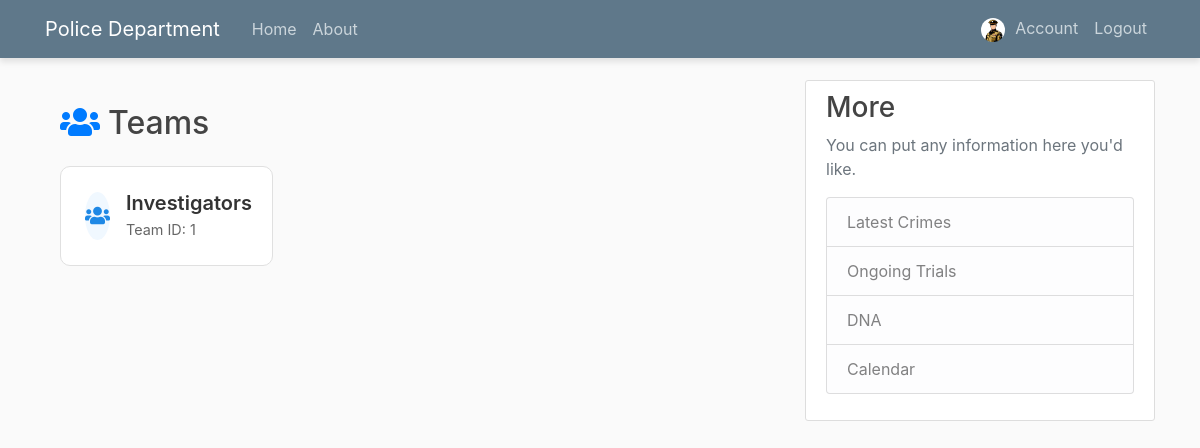
The app's page /teams (signed in), older data.
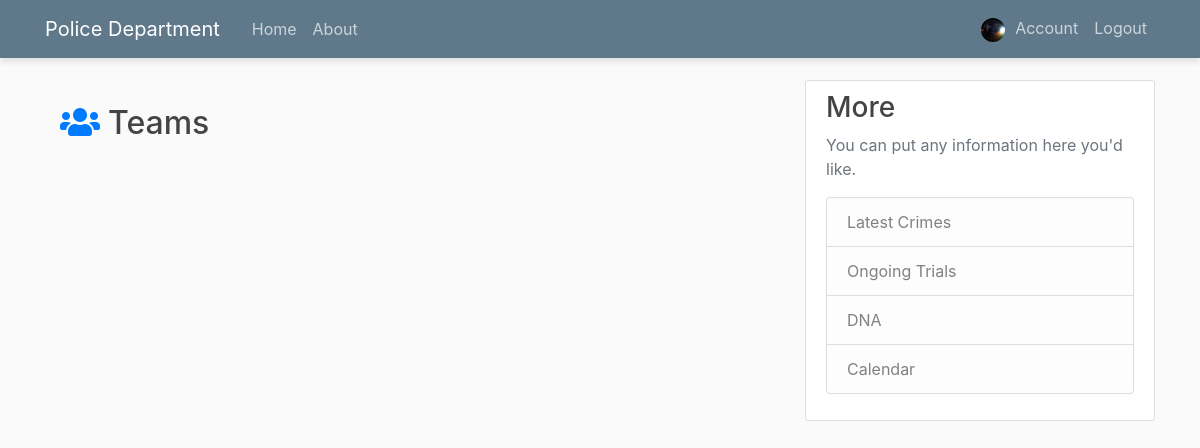
The same page, newer data.
### Investigation/models.py (models this page shows, shortened)
class User(db.Model, UserMixin):
    id = db.Column(db.Integer, primary_key=True)
    username = db.Column(db.String(10), unique=True, nullable=False)
    email = db.Column(db.String(120), unique=True, nullable=False)
    image_file = db.Column(db.String, default="default.jpg")
    password = db.Column(db.String, nullable=False)
    teams = db.relationship('UserTeam', backref='user', lazy=True)

class Team(db.Model):
    id = db.Column(db.Integer, primary_key=True)
    name = db.Column(db.String(10), unique=True, nullable=False)
    users = db.relationship('UserTeam', backref='team', lazy=True)
    cases = db.relationship('CaseTeam', backref='team', lazy=True)

### Investigation/users/routes.py (the view)
@users.route('/teams',  methods=['POST', 'GET'])
@login_required
def teams():
    teamss = Team.query.join(UserTeam).filter(UserTeam.user_id==current_user.id).all()
    return render_template('teams.html', teamss=teamss)

### Investigation/models.py (called while the page is built)
@login_manager.user_loader
def load_user(user_id):
    return User.query.get(int(user_id))

### Investigation/templates/teams.html
{% extends "layout.html" %}
{% block content %}
<div class="container py-4">
    <h2 class="mb-4"><i class="fas fa-users text-primary mr-2"></i>Teams</h2>
    <div class="row">
        {% for team in teamss %}
        <div class="col-md-6 col-lg-4 mb-4">
            <a href="{{ url_for('evidences.cases', team_id=team.id) }}" class="card-link">
                <div class="card team-card h-100">
                    <div class="card-body p-4">
                        <div class="d-flex align-items-center">
                            <div class="team-icon mr-3">
                                <i class="fas fa-users"></i>
                            </div>
                            <div>
                                <h5 class="team-name mb-1">{{ team.name }}</h5>
                                <p class="team-id mb-0">Team ID: {{ team.id }}</p>
                            </div>
                        </div>
                    </div>
                </div>
            </a>
        </div>
        {% endfor %}
    </div>
</div>
{% endblock %}

### Investigation/templates/layout.html (shortened to what this page needs)
<!DOCTYPE html>
<html>
<head>
    <link rel="stylesheet" href="https://maxcdn.bootstrapcdn.com/bootstrap/4.0.0/css/bootstrap.min.css">
    <link rel="stylesheet" type="text/css" href="{{ url_for('static', filename='main.css') }}">
    <link rel="stylesheet" href="https://cdnjs.cloudflare.com/ajax/libs/font-awesome/5.15.4/css/all.min.css">
</head>
<body>
    <header class="site-header">
      <nav class="navbar navbar-expand-md navbar-dark bg-steel fixed-top">
        <div class="container">
          <a class="navbar-brand mr-4" href="/">Police Department</a>
          <div class="collapse navbar-collapse" id="navbarToggle">
            <div class="navbar-nav mr-auto">
              <a class="nav-item nav-link" href="{{ url_for('main.home') }}">Home</a>
              <a class="nav-item nav-link" href="#">About</a>
            </div>
            {% if current_user.is_authenticated %}
                <div class="navbar-nav">
                  <a class="nav-item nav-link" href="{{ url_for('users.account')}}">
                      <img src="{{ url_for('static', filename='profile_pics/' + current_user.image_file) }}" alt="Logo" style="height: 24px; width: 24px; border-radius: 50%; object-fit: cover; margin-right: 6px;">
                      Account
                  </a>
                  <a class="nav-item nav-link" href="{{ url_for('users.logout')}}">Logout</a>
                </div>
            {% else %}
                <div class="navbar-nav">
                    <a class="nav-item nav-link" href="{{ url_for('users.login')}}">Login</a>
                    <a class="nav-item nav-link" href="{{ url_for('users.register')}}">Register</a>
                </div>
            {% endif %}
          </div>
        </div>
      </nav>
    </header>
    <main role="main" class="container">
      <div class="row">
        <div class="col-md-8">
          {% block content %}{% endblock %}
        </div>
        <div class="col-md-4">
          <div class="content-section">
            <h3 class="centre">More</h3>
            <p class='text-muted'>You can put any information here you'd like.
              <ul class="list-group">
                <li class="list-group-item list-group-item-light">Latest Crimes</li>
                <li class="list-group-item list-group-item-light">Ongoing Trials</li>
                <li class="list-group-item list-group-item-light">DNA</li>
                <li class="list-group-item list-group-item-light">Calendar</li>
              </ul>
            </p>
          </div>
        </div>
      </div>
    </main>
</body>
</html>

Row changes from the older to the newer data that the page shows:
no longer on this page (row unchanged): Team: name "Investigators", id "1"
changed User: image_file: picture added in place of a placeholder
